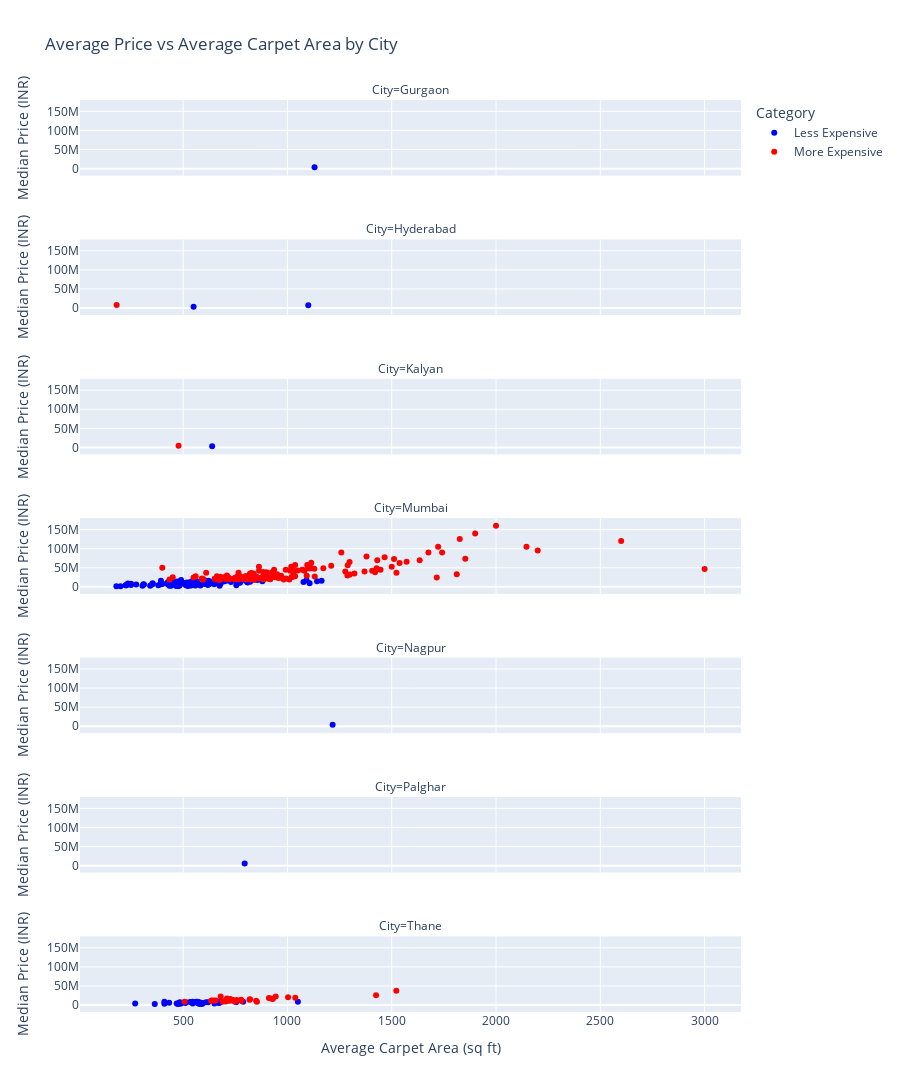

Notebook source saved alongside this figure:
### Markdown cell above
### Question 4
- Step 1: Cleaning data , crating quantiles per city and also findig median price for city and localities
- Step 2 : plotted intractive bar for avg price and avg carpet area for each city and locality
- Step 3: Plotted bar chart showing  avg carpet area in prime and non prime location of each city

### Code cell
# median prices for each city and area
median_prices = df_cleaned.groupby(['City', 'Area Name'])['Price'].median().reset_index()
median_prices.rename(columns={'Price': 'Median Price'}, inplace=True)
# overall median price for the city
city_median_prices = median_prices.groupby('City')['Median Price'].median().reset_index()
city_median_prices.rename(columns={'Median Price': 'City Median Price'}, inplace=True)
# mergig both median price to compare between less ex more ex
median_prices = median_prices.merge(city_median_prices, on='City')
# categroise in low and high
median_prices['Category'] = median_prices['Median Price'] <= median_prices['City Median Price']
median_prices['Category'] = median_prices['Category'].map({True: 'Less Expensive', False: 'More Expensive'})

avg_carpet_area = df_cleaned.groupby(['City', 'Area Name'])['Carpet Area'].mean().reset_index()
avg_carpet_area.rename(columns={'Carpet Area': 'Average Carpet Area'}, inplace=True)
plot_data = median_prices.merge(avg_carpet_area, on=['City', 'Area Name'])

#as there are many localties we ahev created intactive plot , each dot shows localities 
fig = px.scatter(
     plot_data,
    x='Average Carpet Area',
    y='Median Price',
    color='Category',
    color_discrete_map={'Less Expensive': 'blue', 'More Expensive': 'red'},
    hover_name='Area Name',
    facet_col='City',
    facet_col_wrap=1,  # Number of plots per row
    height=3000,  # Adjust height as needed
    title='Average Price vs Average Carpet Area by City',
    labels={'Average Carpet Area': 'Average Carpet Area (sq ft)', 'Median Price': 'Median Price (INR)'}
)

fig.show()

### Figure 1 — Plotly figure (JSON) as saved in the notebook; plotly's stock layout.template omitted (floating-point values rounded to 4 significant figures; data arrays with more than 128 entries replaced by an {"elided": "..."} marker saying what was removed)
{"data": [{"hovertemplate": "<b>%{hovertext}</b><br><br>Category=Less Expensive<br>City=Gurgaon<br>Average Carpet Area (sq ft)=%{x}<br>Median Price (INR)=%{y}<extra></extra>", "hovertext": ["Sion East"], "legendgroup": "Less Expensive", "marker": {"color": "blue", "symbol": "circle"}, "mode": "markers", "name": "Less Expensive", "orientation": "v", "showlegend": true, "type": "scatter", "x": [1130], "xaxis": "x7", "y": [3500000], "yaxis": "y7"}, {"hovertemplate": "<b>%{hovertext}</b><br><br>Category=Less Expensive<br>City=Hyderabad<br>Average Carpet Area (sq ft)=%{x}<br>Median Price (INR)=%{y}<extra></extra>", "hovertext": ["Shaheen Nagar", "Vijay Nagar"], "legendgroup": "Less Expensive", "marker": {"color": "blue", "symbol": "circle"}, "mode": "markers", "name": "Less Expensive", "orientation": "v", "showlegend": false, "type": "scatter", "x": [550, 1100], "xaxis": "x6", "y": [3350000, 7650000], "yaxis": "y6"}, {"hovertemplate": "<b>%{hovertext}</b><br><br>Category=Less Expensive<br>City=Kalyan<br>Average Carpet Area (sq ft)=%{x}<br>Median Price (INR)=%{y}<extra></extra>", "hovertext": ["Kalyan East"], "legendgroup": "Less Expensive", "marker": {"color": "blue", "symbol": "circle"}, "mode": "markers", "name": "Less Expensive", "orientation": "v", "showlegend": false, "type": "scatter", "x": [639], "xaxis": "x5", "y": [2950000], "yaxis": "y5"}, {"hovertemplate": "<b>%{hovertext}</b><br><br>Category=Less Expensive<br>City=Mumbai<br>Average Carpet Area (sq ft)=%{x}<br>Median Price (INR)=%{y}<extra></extra>", "hovertext": {"elided": "139 str values"}, "legendgroup": "Less Expensive", "marker": {"color": "blue", "symbol": "circle"}, "mode": "markers", "name": "Less Expensive", "orientation": "v", "showlegend": false, "type": "scatter", "x": {"elided": "139 float values"}, "xaxis": "x4", "y": {"elided": "139 float values"}, "yaxis": "y4"}, {"hovertemplate": "<b>%{hovertext}</b><br><br>Category=Less Expensive<br>City=Nagpur<br>Average Carpet Area (sq ft)=%{x}<br>Median Price (INR)=%{y}<extra></extra>", "hovertext": ["Andheri West"], "legendgroup": "Less Expensive", "marker": {"color": "blue", "symbol": "circle"}, "mode": "markers", "name": "Less Expensive", "orientation": "v", "showlegend": false, "type": "scatter", "x": [1217.0], "xaxis": "x3", "y": [3700000], "yaxis": "y3"}, {"hovertemplate": "<b>%{hovertext}</b><br><br>Category=Less Expensive<br>City=Palghar<br>Average Carpet Area (sq ft)=%{x}<br>Median Price (INR)=%{y}<extra></extra>", "hovertext": ["Virar East"], "legendgroup": "Less Expensive", "marker": {"color": "blue", "symbol": "circle"}, "mode": "markers", "name": "Less Expensive", "orientation": "v", "showlegend": false, "type": "scatter", "x": [795], "xaxis": "x2", "y": [5500000], "yaxis": "y2"}, {"hovertemplate": "<b>%{hovertext}</b><br><br>Category=Less Expensive<br>City=Thane<br>Average Carpet Area (sq ft)=%{x}<br>Median Price (INR)=%{y}<extra></extra>", "hovertext": ["Anand Nagar Thane West", "Bhoiwada", "Chakki Naka", "Charai", "Desai Village", "Dhobi Ali", "Dombivli East", "Dombivli West", "Gawand Baug", "Hariniwas Circle", "Jambli Naka", "Kalyan East", "Kalyan West", "Kolbad", "Kopargaon", "Kopri", "Lok Puram", "Lokmanya Nagar", "Mahagiri Koliwada", "Nalasopara West", "Nandivali Gaon", "Nandivli", "Owale", "Shivai Nagar", "Shivaji Nagar", "Sonar Pada", "Thane East", "Tilak Nagar", "Tisgaon Naka", "Usarghar Gaon", "Vartak Nagar", "Vijay Nagar", "Virar West", "Vrindavan Society", "Waghbil", "Yashodhan Nagar"], "legendgroup": "Less Expensive", "marker": {"color": "blue", "symbol": "circle"}, "mode": "markers", "name": "Less Expensive", "orientation": "v", "showlegend": false, "type": "scatter", "x": [578.2, 675, 510.8, 562, 674.5, 545, 571.8, 583.5, 485, 410, 513.3, 480.6, 570.7, 787.7, 433, 567.8, 753.7, 364, 480, 590, 475, 580, 619.9, 595.2, 410, 545.5, 532.8, 1050, 650, 469, 568.8, 670, 490, 610, 667.2, 270], "xaxis": "x", "y": [7300000, 8000000, 5200000, 8500000, 6000000, 8750000, 4500000, 5400000, 7700000, 8500000, 7700000, 3517500, 4700000, 8750000, 6000000, 8000000, 7500000, 3000000, 6200000, 3000000, 3075000, 2925000, 7600000, 5625000, 3400000, 4000000.0, 8150000, 8500000, 4200000, 4158000, 8650000, 5700000, 4000000, 7300000, 8250000, 4300000], "yaxis": "y"}, {"hovertemplate": "<b>%{hovertext}</b><br><br>Category=More Expensive<br>City=Hyderabad<br>Average Carpet Area (sq ft)=%{x}<br>Median Price (INR)=%{y}<extra></extra>", "hovertext": ["Venkatapuram-Balapuram"], "legendgroup": "More Expensive", "marker": {"color": "red", "symbol": "circle"}, "mode": "markers", "name": "More Expensive", "orientation": "v", "showlegend": true, "type": "scatter", "x": [181], "xaxis": "x6", "y": [8000000], "yaxis": "y6"}, {"hovertemplate": "<b>%{hovertext}</b><br><br>Category=More Expensive<br>City=Kalyan<br>Average Carpet Area (sq ft)=%{x}<br>Median Price (INR)=%{y}<extra></extra>", "hovertext": ["Kalyan West"], "legendgroup": "More Expensive", "marker": {"color": "red", "symbol": "circle"}, "mode": "markers", "name": "More Expensive", "orientation": "v", "showlegend": false, "type": "scatter", "x": [478], "xaxis": "x5", "y": [4575000], "yaxis": "y5"}, {"hovertemplate": "<b>%{hovertext}</b><br><br>Category=More Expensive<br>City=Mumbai<br>Average Carpet Area (sq ft)=%{x}<br>Median Price (INR)=%{y}<extra></extra>", "hovertext": {"elided": "138 str values"}, "legendgroup": "More Expensive", "marker": {"color": "red", "symbol": "circle"}, "mode": "markers", "name": "More Expensive", "orientation": "v", "showlegend": false, "type": "scatter", "x": {"elided": "138 float values"}, "xaxis": "x4", "y": {"elided": "138 int values"}, "yaxis": "y4"}, {"hovertemplate": "<b>%{hovertext}</b><br><br>Category=More Expensive<br>City=Thane<br>Average Carpet Area (sq ft)=%{x}<br>Median Price (INR)=%{y}<extra></extra>", "hovertext": ["Balkum Naka", "Balkum village", "Bhaskar Colony", "Bhayandarpada", "Brahmand", "Dhokali", "Ghantali", "Hiranandani Estate", "Kapurbawdi", "Khopat", "Koliwada", "Kolshet", "Kolshet Road", "Louis Wadi", "Majiwada", "Manpada", "Meenatai Thakrey Chowk", "Naupada", "Panch Pakhdi", "Patlipada", "Pawar Nagar", "Pokharan Road Number 1", "Pokharan Road Number 2", "Rabodi", "Ram Maruti Road Naupada", "Runwal Nagar", "Savarkar Nagar", "Talav Pali", "Teen Hath Naka", "Thane West", "Uthalsar", "Vasant Vihar", "Vishnu Nagar", "Wagle Industrial Estate"], "legendgroup": "More Expensive", "marker": {"color": "red", "symbol": "circle"}, "mode": "markers", "name": "More Expensive", "orientation": "v", "showlegend": false, "type": "scatter", "x": [689.9, 721.0, 638, 647.1, 729.3, 633.9, 1522, 818.2, 739.1, 756.2, 850, 506.6, 738.3, 701.2, 718.8, 780.1, 750, 656.4, 1038.0, 777.6, 930, 778.2, 911.2, 680, 726, 1425, 853.8, 710, 943.8, 706.1, 704.5, 921.3, 1003, 820.6], "xaxis": "x", "y": [9000000, 11092200, 11805000, 12000000, 13200000, 11500000, 37500000, 13700000, 13000000, 13000000, 11500000, 9000000, 11100000, 11500000, 12800000, 11000000, 9000000, 12000000, 19000000, 14000000, 16000000, 12450000, 18500000, 22500000, 16000000, 25500000, 8900000, 17500000, 22750000, 10400000, 9250000, 17000000, 20493000, 15200000], "yaxis": "y"}], "layout": {"annotations": [{"font": {}, "showarrow": false, "text": "City=Thane", "x": 0.5, "xanchor": "center", "xref": "paper", "y": 0.08286, "yanchor": "bottom", "yref": "paper"}, {"font": {}, "showarrow": false, "text": "City=Palghar", "x": 0.5, "xanchor": "center", "xref": "paper", "y": 0.2357, "yanchor": "bottom", "yref": "paper"}, {"font": {}, "showarrow": false, "text": "City=Nagpur", "x": 0.5, "xanchor": "center", "xref": "paper", "y": 0.3886, "yanchor": "bottom", "yref": "paper"}, {"font": {}, "showarrow": false, "text": "City=Mumbai", "x": 0.5, "xanchor": "center", "xref": "paper", "y": 0.5414, "yanchor": "bottom", "yref": "paper"}, {"font": {}, "showarrow": false, "text": "City=Kalyan", "x": 0.5, "xanchor": "center", "xref": "paper", "y": 0.6943, "yanchor": "bottom", "yref": "paper"}, {"font": {}, "showarrow": false, "text": "City=Hyderabad", "x": 0.5, "xanchor": "center", "xref": "paper", "y": 0.8471, "yanchor": "bottom", "yref": "paper"}, {"font": {}, "showarrow": false, "text": "City=Gurgaon", "x": 0.5, "xanchor": "center", "xref": "paper", "y": 1, "yanchor": "bottom", "yref": "paper"}], "height": 3000, "legend": {"title": {"text": "Category"}, "tracegroupgap": 0}, "title": {"text": "Average Price vs Average Carpet Area by City"}, "xaxis": {"anchor": "y", "domain": [0, 1], "title": {"text": "Average Carpet Area (sq ft)"}}, "xaxis2": {"anchor": "y2", "domain": [0, 1], "matches": "x", "showticklabels": false}, "xaxis3": {"anchor": "y3", "domain": [0, 1], "matches": "x", "showticklabels": false}, "xaxis4": {"anchor": "y4", "domain": [0, 1], "matches": "x", "showticklabels": false}, "xaxis5": {"anchor": "y5", "domain": [0, 1], "matches": "x", "showticklabels": false}, "xaxis6": {"anchor": "y6", "domain": [0, 1], "matches": "x", "showticklabels": false}, "xaxis7": {"anchor": "y7", "domain": [0, 1], "matches": "x", "showticklabels": false}, "yaxis": {"anchor": "x", "domain": [0, 0.08286], "title": {"text": "Median Price (INR)"}}, "yaxis2": {"anchor": "x2", "domain": [0.1529, 0.2357], "matches": "y", "title": {"text": "Median Price (INR)"}}, "yaxis3": {"anchor": "x3", "domain": [0.3057, 0.3886], "matches": "y", "title": {"text": "Median Price (INR)"}}, "yaxis4": {"anchor": "x4", "domain": [0.4586, 0.5414], "matches": "y", "title": {"text": "Median Price (INR)"}}, "yaxis5": {"anchor": "x5", "domain": [0.6114, 0.6943], "matches": "y", "title": {"text": "Median Price (INR)"}}, "yaxis6": {"anchor": "x6", "domain": [0.7643, 0.8471], "matches": "y", "title": {"text": "Median Price (INR)"}}, "yaxis7": {"anchor": "x7", "domain": [0.9171, 1], "matches": "y", "title": {"text": "Median Price (INR)"}}}}
